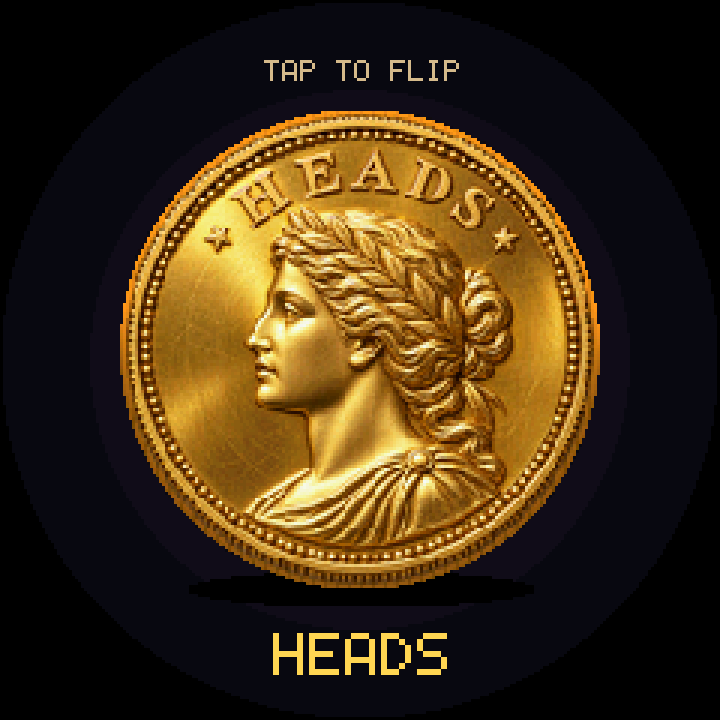

This chart was generated by the following Python code:
"""Render the actual coin animation and test the touchscreen press latch."""
from pathlib import Path
import argparse, shutil, subprocess, tempfile
from PIL import Image
ROOT=Path(__file__).resolve().parent
parser=argparse.ArgumentParser(description=__doc__)
parser.add_argument('--output-dir',type=Path,default=ROOT)
out=parser.parse_args().output_dir
out.mkdir(parents=True,exist_ok=True)
ADAPTER=r'''
#pragma once
#include <cstdint>
#include <cstdio>
#include <stdexcept>
namespace lgfx {
class LGFXBase {
public:
 uint16_t pixels[240*240]={};
 void setSwapBytes(bool) {}
 void drawPixel(int x,int y,uint16_t c) {
  if(x<0||x>=240||y<0||y>=240) throw std::runtime_error("Pixel bounds");
  pixels[y*240+x]=c;
 }
 uint16_t readPixel(int x,int y) { return pixels[y*240+x]; }
 void fillRect(int x,int y,int w,int h,uint16_t c) {
  for(int j=0;j<h;++j) for(int i=0;i<w;++i) drawPixel(x+i,y+j,c);
 }
 void fillScreen(uint16_t c) { for(auto& p:pixels) p=c; }
 void pushImage(int x,int y,int w,int h,const uint16_t* src) {
  for(int j=0;j<h;++j) for(int i=0;i<w;++i) drawPixel(x+i,y+j,src[j*w+i]);
 }
 void write(FILE* out) {
  for(uint16_t p:pixels) {
   unsigned char b[]={static_cast<unsigned char>((p>>11)*255/31),
    static_cast<unsigned char>(((p>>5)&63)*255/63),static_cast<unsigned char>((p&31)*255/31)};
   if(fwrite(b,1,3,out)!=3) throw std::runtime_error("Write failure");
  }
 }
};
}
'''
ARDUINO=r'''
#pragma once
#include <cstdint>
constexpr int INPUT_PULLUP=0,OUTPUT=1,LOW=0,HIGH=1;
inline void pinMode(int,int) {}
inline void digitalWrite(int,int) {}
inline void delay(int) {}
'''
WIRE=r'''
#pragma once
#include <cstdint>
struct MockWire {
 bool fail=false; uint8_t fingers=0; int index=0;
 void begin(int,int,int) {} void setTimeOut(int) {}
 void beginTransmission(uint8_t) {} void write(uint8_t) {}
 int endTransmission(bool=true) { return fail?2:0; }
 int requestFrom(uint8_t,uint8_t count) { index=0; return fail?0:count; }
 int available() { return index<5; }
 int read() { const uint8_t sample[]={fingers,0,120,0,120}; return sample[index++]; }
};
inline MockWire Wire;
'''
HARNESS=r'''
#include "CoinAnimation.h"
#include "TouchInput.h"
int main(int argc,char** argv) {
 if(argc!=2) return 1;
 TouchInput touch; touch.begin();
 if(!touch.ready()) return 2;
 Wire.fingers=1;
 if(!touch.poll(100).pressed || touch.poll(108).pressed) return 3;
 for(unsigned t=116;t<200;t+=8) if(touch.poll(t).pressed) return 4;
 Wire.fingers=0; touch.poll(208); touch.poll(232); touch.poll(256);
 Wire.fingers=1; if(!touch.poll(264).pressed) return 5;
 Wire.fail=true; if(touch.poll(272).pressed || touch.ready()) return 6;
 Wire.fail=false; touch.poll(1400); if(!touch.ready()) return 7;
 FILE* out=fopen(argv[1],"wb"); if(!out) return 8;
 GoldCoin::Animation coin; lgfx::LGFXBase canvas; coin.begin();
 for(int tick=0;tick<240;++tick) {
  if(tick==15) coin.flip(0x1280); // Heads.
  if(tick==135) coin.flip(0x1351); // Tails.
  coin.update(1.0f/30);
  if(tick%2==0) { coin.draw(canvas); canvas.write(out); }
  if(tick==100 && (!coin.settled() || coin.outcome()!=0)) return 9;
 }
 fclose(out);
 if(!coin.settled() || coin.outcome()!=1) return 10;
 coin.flip(0); coin.update(.1f); coin.flip(1);
 for(int i=0;i<90;++i) coin.update(1.0f/30);
 if(!coin.settled() || coin.outcome()!=1) return 11;
}
'''

def main():
 compiler=shutil.which('g++')
 if not compiler: raise SystemExit('g++ must be on PATH')
 with tempfile.TemporaryDirectory(prefix='coin-preview-') as folder:
  tmp=Path(folder)
  for name,body in [('LovyanGFX.hpp',ADAPTER),('Arduino.h',ARDUINO),('Wire.h',WIRE),('preview.cpp',HARNESS)]:
   (tmp/name).write_text(body)
  exe,raw=tmp/'preview.exe',tmp/'frames.rgb'
  subprocess.run([compiler,'-std=c++17','-O2','-Wall','-Wextra','-Werror','-I',str(tmp),'-I',str(ROOT),str(tmp/'preview.cpp'),'-o',str(exe)],check=True)
  subprocess.run([str(exe),str(raw)],check=True)
  data=raw.read_bytes()
 size=240*240*3
 assert len(data)==120*size
 frames=[Image.frombytes('RGB',(240,240),data[i:i+size]) for i in range(0,len(data),size)]
 frames[50].resize((720,720),Image.Resampling.NEAREST).save(out/'preview.png')
 contact=Image.new('RGB',(960,240))
 for i,index in enumerate([0,18,50,115]): contact.paste(frames[index],(240*i,0))
 contact.save(out/'preview-contact.png')
 palette=contact.quantize(colors=256)
 indexed=[f.quantize(palette=palette,dither=Image.Dither.NONE) for f in frames]
 indexed[0].save(out/'preview.gif',save_all=True,append_images=indexed[1:],duration=[60,70,70]*40,loop=0,optimize=False)
 print('Rendered heads/tails flips; held touch, release, I2C failure/recovery and interrupted flip tests passed.')

if __name__=='__main__': main()
